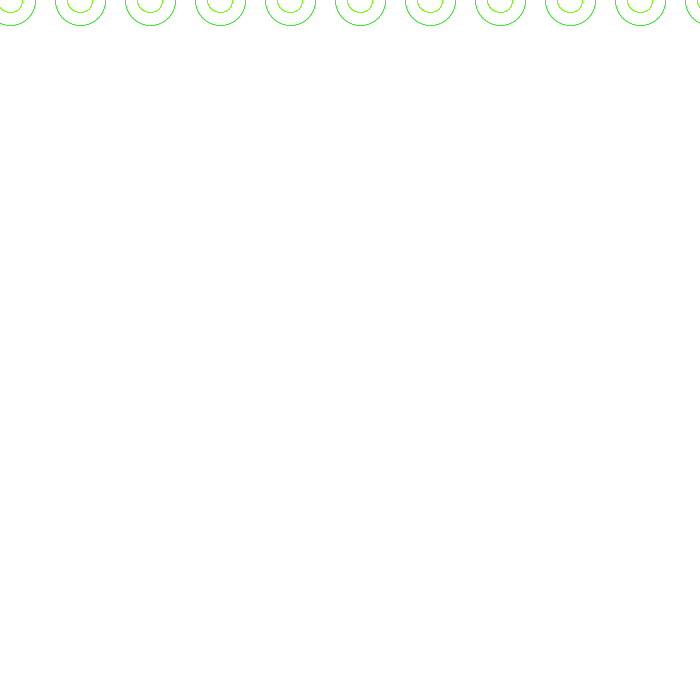
Frame 1 (no input)
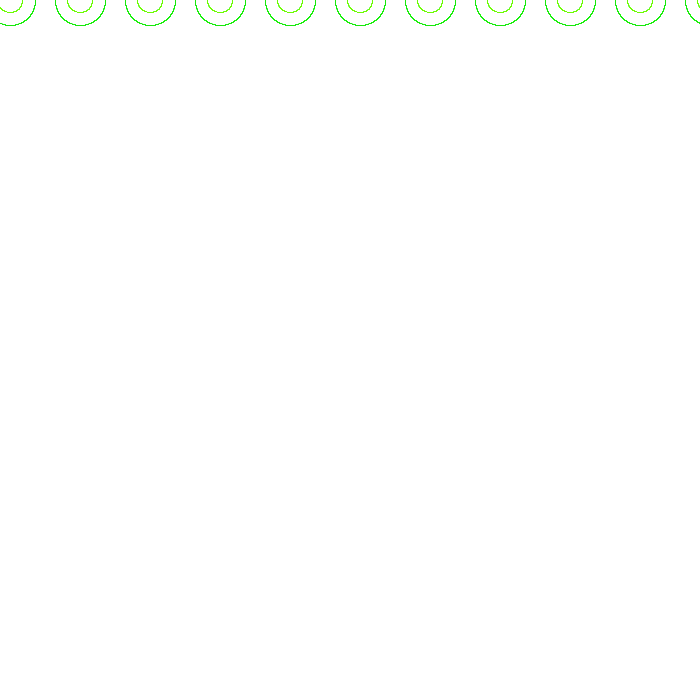
Frame 60 (the mouse pressed at the canvas centre just before this capture)
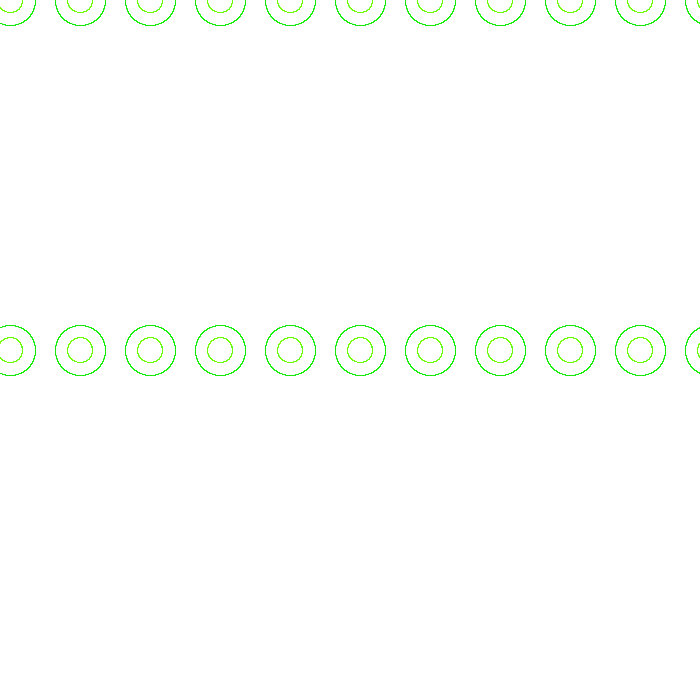
Frame 120 (the mouse held since frame 60 and released just before this capture)

The Processing sketch that drew these frames (run headless with seeded random() and noise(); from frame 60 on, the mouse is pressed at the canvas centre):

// Processing sketch: processing_82975
// ── processing_82975.pde

void setup ()

{
 size(700,700);
 background(255);
 smooth();
}

void draw (){
 
for (int posx = 10; posx<= 772; posx = posx+70)

for (int posy = 10; posy<= 772; posy = posy+70)

 




{
noFill();
 strokeWeight(0);
  stroke(250,11,3,20);
ellipse(posx, mouseY,50,50);

  strokeWeight(0);
  stroke(2,250,10);
ellipse(posx, mouseY,50,50);
 strokeWeight(0);
  stroke(187,250,3);
ellipse( posx, mouseY,25,25);

 strokeWeight(0);
  stroke(40,250,3);
ellipse(posx, mouseY,25,25);

// j'ai ajouté la posx dans le couple mose x mouse y






}



}
